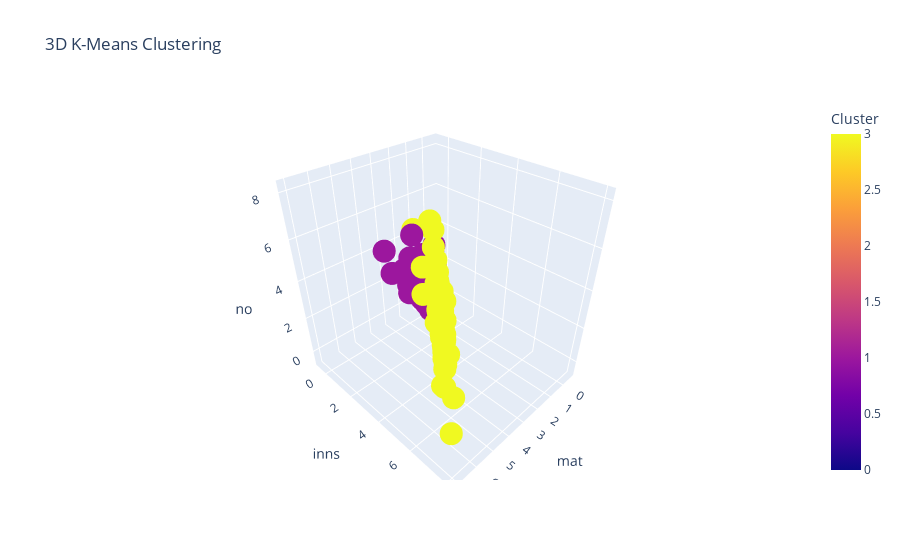

Notebook code for this chart:
### Code cell
# plotly visualization

import plotly.express as px
fig = px.scatter_3d(scaled_df, x=scaled_df.columns[0], y=scaled_df.columns[1], z=scaled_df.columns[2],
                    color='Cluster', title='3D K-Means Clustering')
fig.show()

### Figure 1 — Plotly figure (JSON) as saved in the notebook; plotly's stock layout.template omitted (floating-point values rounded to 4 significant figures; data arrays with more than 128 entries replaced by an {"elided": "..."} marker saying what was removed)
{"data": [{"hovertemplate": "mat=%{x}<br>inns=%{y}<br>no=%{z}<br>Cluster=%{marker.color}<extra></extra>", "legendgroup": "", "marker": {"color": {"elided": "2369 int values"}, "coloraxis": "coloraxis", "symbol": "circle"}, "mode": "markers", "name": "", "scene": "scene", "showlegend": false, "type": "scatter3d", "x": {"elided": "2369 float values"}, "y": {"elided": "2369 float values"}, "z": {"elided": "2369 float values"}}], "layout": {"coloraxis": {"colorbar": {"title": {"text": "Cluster"}}, "colorscale": [[0, "#0d0887"], [0.1111, "#46039f"], [0.2222, "#7201a8"], [0.3333, "#9c179e"], [0.4444, "#bd3786"], [0.5556, "#d8576b"], [0.6667, "#ed7953"], [0.7778, "#fb9f3a"], [0.8889, "#fdca26"], [1, "#f0f921"]]}, "legend": {"tracegroupgap": 0}, "scene": {"domain": {"x": [0, 1], "y": [0, 1]}, "xaxis": {"title": {"text": "mat"}}, "yaxis": {"title": {"text": "inns"}}, "zaxis": {"title": {"text": "no"}}}, "title": {"text": "3D K-Means Clustering"}}}
